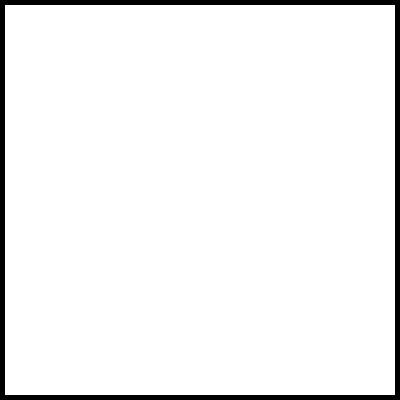
Frame 1 (no input)
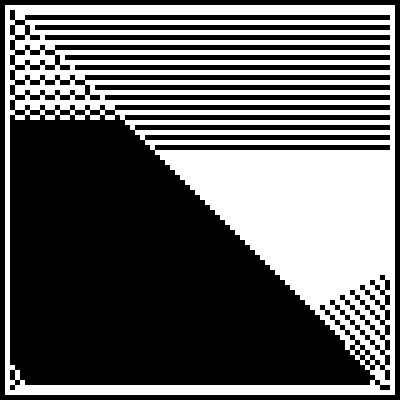
Frame 60 (the mouse pressed at the canvas centre just before this capture)
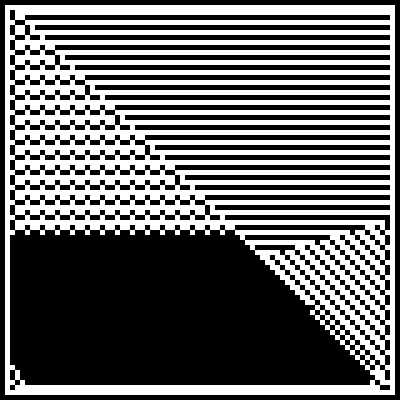
Frame 120 (the mouse held since frame 60 and released just before this capture)

The Processing sketch that drew these frames (run headless with seeded random() and noise(); from frame 60 on, the mouse is pressed at the canvas centre):

// Processing sketch: ca_00
// ── ca_00.pde
int csz=5;
int nx, ny;
Cell[][] matrix;
boolean extctl=false;
boolean extsignal=false;

void initmatrix() {
  nx=floor(width/csz);  // cols
  ny=floor(height/csz); // rows
  matrix=new Cell[ny][nx];
  for (int i=0; i<ny; i++) {
    for (int j=0; j<nx; j++) {
      matrix[i][j]=new Cell(j, i, csz);
      if (i==1 && j==1) {
        matrix[i][j].nextState=true;
      }
    }
  }
}

void exist() {
  for (int i=0; i<ny; i++) {
    for (int j=0; j<nx; j++) {
      if (extctl) {
        int mcol=int(map(mouseX, 0, width-1, 0, nx));
        int mrow=int(map(mouseY, 0, height-1, 0, ny));
        matrix[mrow][mcol].nextState=extsignal;
      } else if (i==0 || j==0 || i==ny-1 || j==nx-1) {
        matrix[i][j].nextState=false;
      } else {
        boolean lt=matrix[i][j-1].lastState;
        boolean rt=matrix[i][j+1].lastState;
        boolean up=matrix[i-1][j].lastState;
        boolean dn=matrix[i+1][j].lastState;
        boolean lu=matrix[i-1][j-1].lastState;
        boolean ru=matrix[i-1][j+1].lastState;
        boolean ld=matrix[i+1][j-1].lastState;
        boolean rd=matrix[i+1][j+1].lastState;
        boolean me=matrix[i][j].lastState;
        boolean nowme=matrix[i][i].state;
        if (lt&&rt&&up&&dn&&me&&nowme) {
          matrix[i][j].nextState=false;
        } else if (!lu&&!lt&&!ld&&!me) {
          matrix[i][j].nextState=true;
        } else if (!ru&&!rt&&!rd&&!me) {
          matrix[i][j].nextState=true;
        } else if (ld&&rd&&!lu&&!ru&&!me) {
          matrix[i][j].nextState=true;
        }
      }
      matrix[i][j].lastState=matrix[i][j].state;
      matrix[i][j].state=matrix[i][j].nextState;
    }
  }
}

void render() {
  for (int i=0; i<ny; i++) {
    for (int j=0; j<nx; j++) {
      matrix[i][j].render();
    }
  }
}

void setup() {
  size(400, 400);
  frameRate(24);
  initmatrix();
}

void draw() {
  exist();
  render();
}

void keyPressed() {
  if (key==' ') {
    extctl=!extctl;
    println("extclt: "+extctl);
  } else if (key=='w') {
    extsignal=true;
    println("extsignal: "+extsignal);
  } else if (key=='b') {
    extsignal=false;
    println("extsignal: "+extsignal);
  }
}

// ── calib.pde
class Cell {
  float x, y;
  boolean state;
  boolean nextState;
  boolean lastState;
  float size;

  Cell(float x, float y, float sz) {
    this.x=x*sz;
    this.y=y*sz;
    this.size=sz;
    this.state=false;
  }

  void render() {
    stroke(state?255:0);
    fill(state?255:0);
    rect(x, y, size, size);
  }
}
